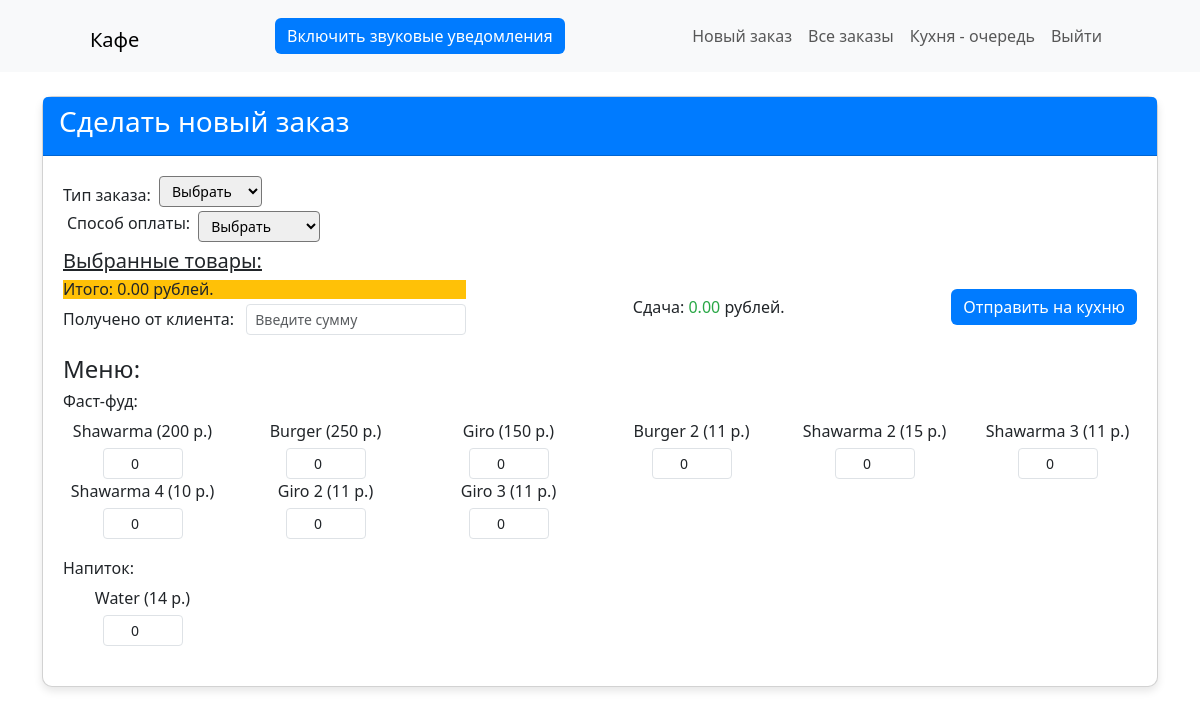
Screenshot of /orders/create/ (signed in) with the database file from the repository.
### orders/models.py (models this page shows, shortened)
class MenuItem(models.Model):
    name = models.CharField(verbose_name="Название блюда", max_length=100)
    price = models.DecimalField(verbose_name="Цена",max_digits=6, decimal_places=2)
    category = models.ForeignKey(
        Category,
        related_name="menu_items",
        verbose_name="Категория",
        on_delete=models.CASCADE,
        null=True,
        blank=True,
    )
    class Meta:
        verbose_name = 'Меню'
        verbose_name_plural = 'Меню'

class Category(models.Model):
    name = models.CharField(max_length=100)
    class Meta:
        verbose_name = 'Категория'
        verbose_name_plural = 'Категории'

### orders/views.py (the view)
# urls.py: path('create/', views.create_order, name='create_order'),
def create_order(request):
    menu_items = MenuItem.objects.all().select_related("category")
    menu_items_by_category = {}
    for item in menu_items:
        if item.category.name not in menu_items_by_category:
            menu_items_by_category[item.category.name] = []
        menu_items_by_category[item.category.name].append(item)
    if request.method == "POST":
        form = OrderForm(request.POST)
        if form.is_valid():
            order = form.save()
            phone = request.POST.get("phone", "")
            first_name = request.POST.get("first_name", "")
            address = request.POST.get("addres", "")
            payment_type = request.POST.get("payment_type", "")
            total_sum = 0
            for item in menu_items:
                quantity = int(request.POST.get(f"item_{item.id}", 0))
                if quantity > 0:
                    OrderItem.objects.create(
                        order=order, menu_item=item, quantity=quantity
                    )
                    total_sum += item.price * quantity
            order.total_sum = total_sum
            order.phone_number = phone
            order.name = first_name
            order.address = address
            order.payment_type = payment_type
            order.save()
            channel_layer = get_channel_layer()
            async_to_sync(channel_layer.group_send)(
                "orders",
                {
                    "type": "order_update",
                    "message": "new_order",
                    "order_data": {
                        "id": order.id,
                        "order_number": order.order_number,
                        "status": order.status,
                        "created_at": order.created_at.strftime("%Y-%m-%d %H:%M:%S"),
                        "items": [
                            {"name": item.menu_item.name, "quantity": item.quantity}
                            for item in order.items.all()
                        ],
                    },
                },
            )
            if request.headers.get("X-Requested-With") == "XMLHttpRequest":
                return JsonResponse({"success": True})
            return redirect("create_order")
    else:
        context = {
            "menu_items_by_category": menu_items_by_category,
        }
        return render(request, "orders/create_order.html", context=context)

### templates/orders/create_order.html (shortened to what this page needs)
{% extends 'main/base.html' %}
{% block content %}
<div class="card">
    <div class="card-header">
        <h3>Сделать новый заказ</h3>
    </div>
    <div class="card-body">
        <form method="post" id="order-form" autocomplete="off">
            <div class="d-inline-flex align-items-end">
                <div class="me-2">
                    <label for="id_order_type">Тип заказа:</label>
                </div>
                <select name="order_type" id="id_order_type" class="form-control-sm w-auto" required>
                    <option value="" selected disabled>Выбрать</option>
                </select>
            </div>
            <div class="d-flex flex-row bd-highlight m-1">
                <label for="id_payment_type" class="me-2">Способ оплаты:</label>
            <select name="payment_type" id="id_payment_type" class="form-control-sm w-auto"required>
                <option value="" selected disabled>Выбрать</option>
            </select>
            </div>
            <div class="mb-1">
                <span class="fs-5 text-decoration-underline">Выбранные товары:</span>
            </div>
            <div class="d-flex justify-content-between align-items-center mb-1">
                <div>
                    <h6 class="mb-0 bg-warning">Итого: <span id="total-sum">0.00</span> рублей.</h6>
                    <label for="cash-received" class="mt-2">Получено от клиента:</label>
                    <input type="number" id="cash-received" name="cash_received" placeholder="Введите сумму" min="0" step="0.01" class="form-control form-control-sm d-inline w-auto ms-2">
                </div>
                <div>
                    <h6 class="mb-0">Сдача: <span  id="change-amount">0.00</span> рублей.</h6>
                </div>
                <button type="submit" class="btn btn-primary">Отправить на кухню</button>
            </div>
            <div>
                <h4>Меню:</h4>
                {% for category, items in menu_items_by_category.items %}
                <h5 class="fs-6 fst-normal">{{ category }}:</h5>
                <div class="row">
                    {% for item in items %}
                    <div class="col-lg-2 col-sm-3 text-center">
                        <label class="fs-6 fw-light" for="id_item_{{ item.id }}">{{ item.name }} ({{ item.price|floatformat:"0" }} р.)</label>
                        <input type="number" min="0" name="item_{{ item.id }}" value="0" class="form-control form-control-sm item-quantity text-center" data-price="{{ item.price }}" data-item-id="{{ item.id }}" data-item-name="{{ item.name }}">
                    </div>
                    {% endfor %}
                </div>
                {% endfor %}
            </div>
        </form>
    </div>
</div>
{% endblock %}

### templates/main/base.html (style rules this page uses)
.item-quantity { width: 80px; margin: 0 auto; }
.card { max-width: 1200px; margin: 0 auto; border-radius: 10px; box-shadow: 0 4px 8px rgba(0, 0, 0, 0.1); }
.card-body { flex: 1; padding: 20px; }
h4 { margin-top: 20px; }
.row { margin-bottom: 20px; }
.card-header { background-color: #007bff; color: white; border-radius: 10px 10px 0 0; }
.text-center label { display: block; margin-bottom: 5px; font-weight: bold; }
.btn-primary { background-color: #007bff; border: none; }

### rows the page displays
MenuItem: name "Фаст-фуд", name "Shawarma", price "200"
MenuItem: name "Burger", price "250"
MenuItem: name "Giro", price "150"
MenuItem: name "Burger 2", price "11"
MenuItem: name "Shawarma 2", price "15"
MenuItem: name "Shawarma 3", price "11"
MenuItem: name "Shawarma 4", price "10"
MenuItem: name "Giro 2", price "11"
MenuItem: name "Giro 3", price "11"
MenuItem: name "Напиток", name "Water", price "14"
